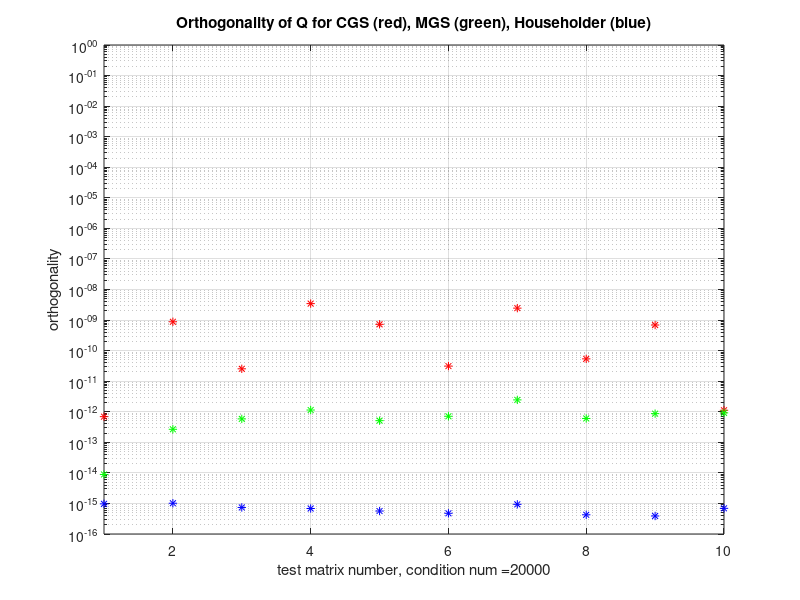

Write the MATLAB code that produced this figure.
% Matlab code QRStability.m
% For "Applied Numerical Linear Algebra",  Question 3.2
% Written by James Demmel, Aug 2, 1996;
%                Modified, Jun 2, 1997
%
% Compare the numerical stability of 3 algorithms for computing
% the QR decomposition: 
%   QR using Householder transformations
%   CGS (Classical Gram-Schmidt)
%   MGS (Modified Gram-Schmidt)
%
% Inputs:
%
%   m, n = numbers of rows, columns in test matrices
%          m should be at least n
%   samples = number of test matrices to generate
%             samples should be at least 1
%   cnd = condition number of test matrices to generate
%         (ratio of largest to smallest singular value)
%         cnd should be at least 1
%
% Outputs:
%
%   For each algorithm, the maximum value of the residual
%   norm(A-Q*R)/norm(A), which should be around 
%   macheps = 1e-16 for a stable algorithm
%
%   For each algorithm, a plot (versus sample number)
%   of the orthogonality norm(Q'*Q-I), which should 
%   also be around macheps if the computed Q is orthogonal
%   and the algorithm is stable
%
residual = [];
orth = [];
samples = 10;

m = 5;
n = 5;

cnd = 20000;

% Generate samples random matrices
for exnum = 1:samples,
% Generate random matrix A, starting with the SVD of a random matrix
  A=randn(m,n);
  [u,s,v]=svd(A);
% Let singular values range from 1 to cnd, with
% uniformly distributed logarithms
  sd = [1, cnd, exp(rand(1,n-2)*log(cnd))];
  s = diag(sd);
  A=u(:,1:n)*s*v';
% Perform CGS (A = Qcgs*Rcgs) and MGS (A = Qmgs*Rmgs)
  Rcgs=[]; Rmgs=[];
  Qcgs=[]; Qmgs=[];
  for i=1:n,
    Qcgs(:,i)=A(:,i);
    Qmgs(:,i)=A(:,i);
    for j=1:i-1,
      Rcgs(j,i) = (Qcgs(:,j))'*A(:,i);
      Qcgs(:,i) = Qcgs(:,i) - Rcgs(j,i)*Qcgs(:,j);
      Rmgs(j,i) = (Qmgs(:,j))'*Qmgs(:,i);
      Qmgs(:,i) = Qmgs(:,i) - Rmgs(j,i)*Qmgs(:,j);
    end
    Rcgs(i,i) = norm(Qcgs(:,i));
    Rmgs(i,i) = norm(Qmgs(:,i));
    Qcgs(:,i) = Qcgs(:,i) / Rcgs(i,i);
    Qmgs(:,i) = Qmgs(:,i) / Rmgs(i,i);
  end
% Perform Householder QR
  [Qhouse,Rhouse]=qr(A,0);
% Compute residuals for each algorithm (cnd = norm(A))
  residual(exnum,1:3) = ...
     [ norm(A-Qhouse*Rhouse), norm(A-Qcgs*Rcgs), norm(A-Qmgs*Rmgs) ]/cnd;
% Compute orthogonality of Q for each algorithm 
  ee = eye(n);
  orth(exnum,1:3) = ...
     [ norm(Qhouse'*Qhouse-ee), norm(Qcgs'*Qcgs-ee), norm(Qmgs'*Qmgs-ee) ];
end
% Limit orth to 1 (any larger error is as bad) so it shows up on plot
orth = min(orth,ones(size(orth)));
% Print max residuals
disp(['max( norm(A-Q*R)/norm(A) ) for Householder QR = ', ...
       num2str(max(residual(:,1)))])
disp(['max( norm(A-Q*R)/norm(A) ) for CGS            = ', ...
       num2str(max(residual(:,2)))])
disp(['max( norm(A-Q*R)/norm(A) ) for MGS            = ', ...
       num2str(max(residual(:,3)))])
% Plot orthogonalities
clf
% make sure orthogonalities are at least eps to avoid log(0)
orth = max(orth,eps);
semilogy((1:samples),orth(:,1),'b*', ...
         (1:samples),orth(:,2),'r*', ...
         (1:samples),orth(:,3),'g*')
axis([1 samples 1e-16 1])
grid
ylabel('orthogonality')
xlabel(['test matrix number, condition num =',num2str(cnd)])
title('Orthogonality of Q for CGS (red), MGS (green), Householder (blue)')
